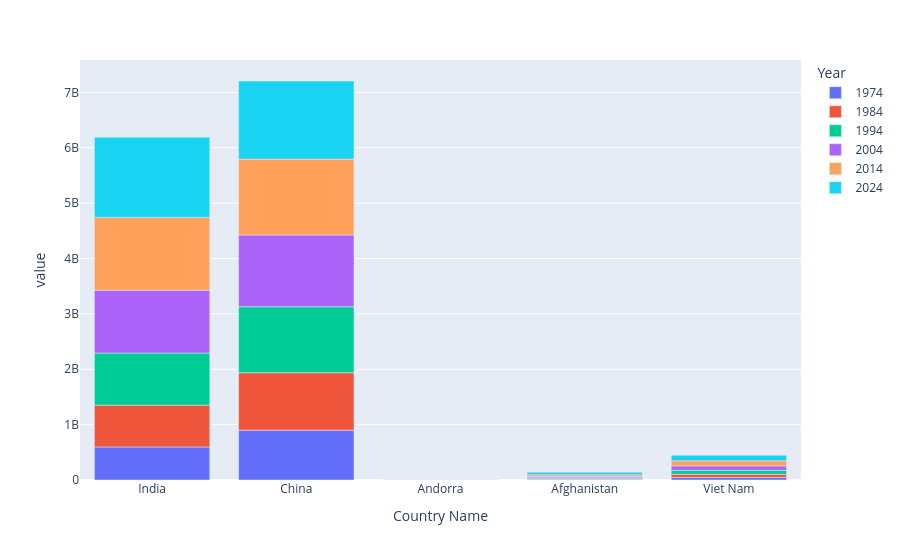

The code cell stored with this chart in its notebook:
### Code cell
px.bar(df_pivot_sample)

### Figure 1 — Plotly figure (JSON) as saved in the notebook; plotly's stock layout.template omitted (floating-point values rounded to 4 significant figures)
{"data": [{"hovertemplate": "Year=1974<br>Country Name=%{x}<br>value=%{y}<extra></extra>", "legendgroup": "1974", "marker": {"color": "#636efa", "pattern": {"shape": ""}}, "name": "1974", "orientation": "v", "showlegend": true, "textposition": "auto", "type": "bar", "x": ["India", "China", "Andorra", "Afghanistan", "Viet Nam"], "xaxis": "x", "y": [597000000.0, 900400000.0, 26130.0, 12470000.0, 45410000.0], "yaxis": "y"}, {"hovertemplate": "Year=1984<br>Country Name=%{x}<br>value=%{y}<extra></extra>", "legendgroup": "1984", "marker": {"color": "#EF553B", "pattern": {"shape": ""}}, "name": "1984", "orientation": "v", "showlegend": true, "textposition": "auto", "type": "bar", "x": ["India", "China", "Andorra", "Afghanistan", "Viet Nam"], "xaxis": "x", "y": [754900000.0, 1037000000.0, 42270.0, 11190000.0, 57710000.0], "yaxis": "y"}, {"hovertemplate": "Year=1994<br>Country Name=%{x}<br>value=%{y}<extra></extra>", "legendgroup": "1994", "marker": {"color": "#00cc96", "pattern": {"shape": ""}}, "name": "1994", "orientation": "v", "showlegend": true, "textposition": "auto", "type": "bar", "x": ["India", "China", "Andorra", "Afghanistan", "Viet Nam"], "xaxis": "x", "y": [941200000.0, 1192000000.0, 64610.0, 16250000.0, 70850000.0], "yaxis": "y"}, {"hovertemplate": "Year=2004<br>Country Name=%{x}<br>value=%{y}<extra></extra>", "legendgroup": "2004", "marker": {"color": "#ab63fa", "pattern": {"shape": ""}}, "name": "2004", "orientation": "v", "showlegend": true, "textposition": "auto", "type": "bar", "x": ["India", "China", "Andorra", "Afghanistan", "Viet Nam"], "xaxis": "x", "y": [1136000000.0, 1296000000.0, 74320.0, 23560000.0, 80340000.0], "yaxis": "y"}, {"hovertemplate": "Year=2014<br>Country Name=%{x}<br>value=%{y}<extra></extra>", "legendgroup": "2014", "marker": {"color": "#FFA15A", "pattern": {"shape": ""}}, "name": "2014", "orientation": "v", "showlegend": true, "textposition": "auto", "type": "bar", "x": ["India", "China", "Andorra", "Afghanistan", "Viet Nam"], "xaxis": "x", "y": [1312000000.0, 1372000000.0, 73740.0, 32790000.0, 91680000.0], "yaxis": "y"}, {"hovertemplate": "Year=2024<br>Country Name=%{x}<br>value=%{y}<extra></extra>", "legendgroup": "2024", "marker": {"color": "#19d3f3", "pattern": {"shape": ""}}, "name": "2024", "orientation": "v", "showlegend": true, "textposition": "auto", "type": "bar", "x": ["India", "China", "Andorra", "Afghanistan", "Viet Nam"], "xaxis": "x", "y": [1451000000.0, 1409000000.0, 81940.0, 42650000.0, 101000000.0], "yaxis": "y"}], "layout": {"barmode": "relative", "legend": {"title": {"text": "Year"}, "tracegroupgap": 0}, "margin": {"t": 60}, "xaxis": {"anchor": "y", "domain": [0, 1], "title": {"text": "Country Name"}}, "yaxis": {"anchor": "x", "domain": [0, 1], "title": {"text": "value"}}}}
